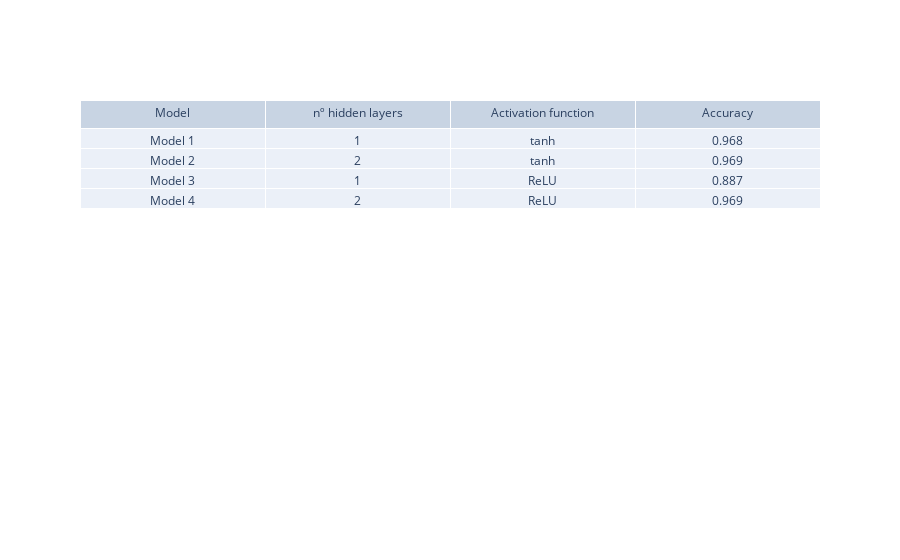

This figure's notebook cell:
### Code cell
# Calc the accuracy for each architecture
acc_1tanh = accuracy_score(y, pred)
acc_2tanh = accuracy_score(y, pred_4layers)
acc_1reLU = accuracy_score(y, pred_ReLU1)
acc_2reLU = accuracy_score(y, pred_ReLU)


fig = go.Figure(data=[go.Table(header=dict(values=['Model', 'nº hidden layers', 'Activation function','Accuracy']),
                 cells=dict(values=[["Model 1", "Model 2", "Model 3", "Model 4"], [1, 2 , 1, 2], ['tanh', 'tanh', 'ReLU', 'ReLU'],
                                    [acc_1tanh, acc_2tanh, acc_1reLU, acc_2reLU]]))
                     ])

fig.show()

### Figure 1 — Plotly figure (JSON) as saved in the notebook; plotly's stock layout.template omitted (floating-point values rounded to 4 significant figures)
{"data": [{"cells": {"values": [["Model 1", "Model 2", "Model 3", "Model 4"], [1, 2, 1, 2], ["tanh", "tanh", "ReLU", "ReLU"], [0.968, 0.969, 0.887, 0.969]]}, "header": {"values": ["Model", "nº hidden layers", "Activation function", "Accuracy"]}, "type": "table"}], "layout": {}}
